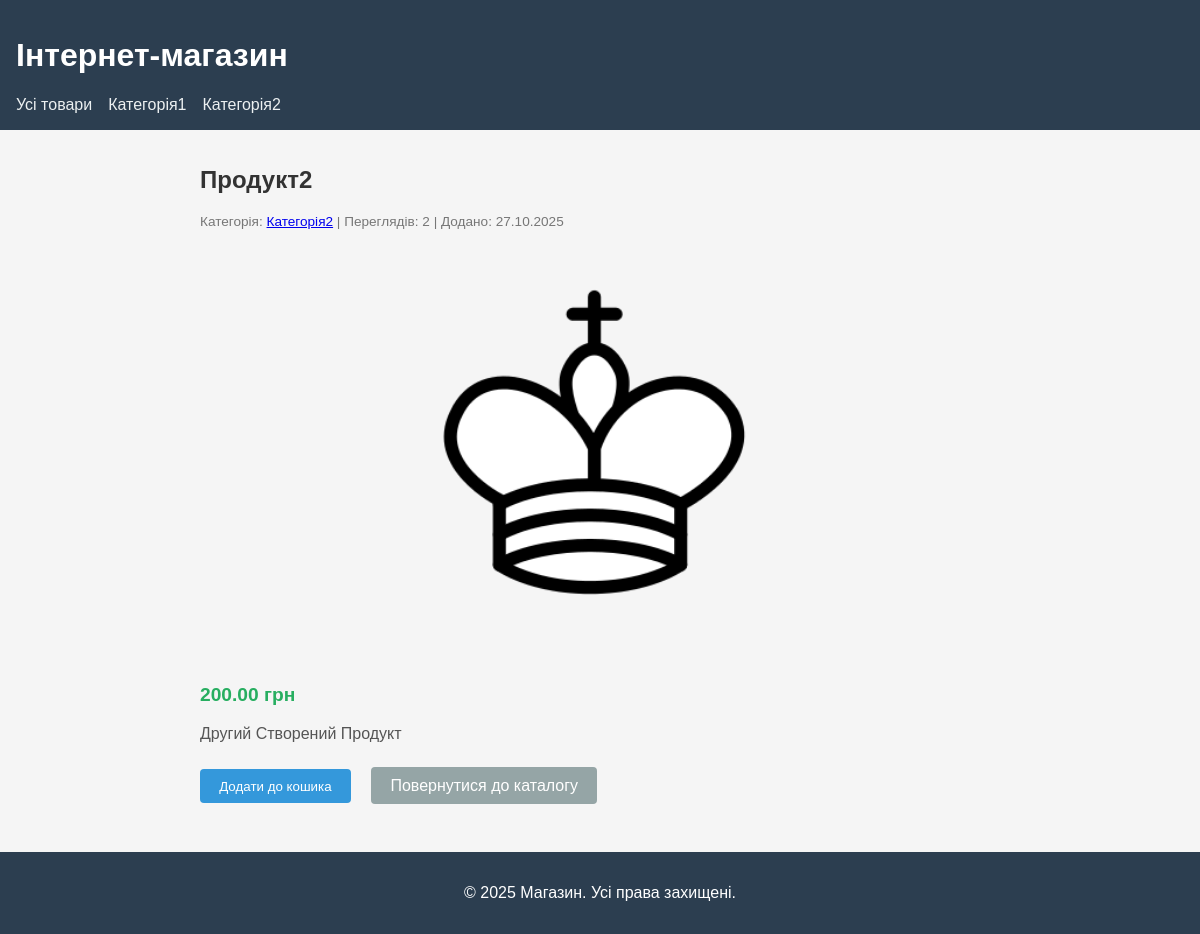
/product/2/produkt2/, run on the app's committed database.
### main/models.py (models this page shows, shortened)
class Category(models.Model):
    name = models.CharField(max_length=100, db_index=True)
    slug = models.SlugField(max_length=100, unique=True)
    description = models.TextField(blank=True)
    image = models.ImageField(upload_to='categories/', blank=True)
    is_active = models.BooleanField(default=True)
    class Meta:
        ordering = ['name']
        verbose_name = _('Категорія')
        verbose_name_plural = _('Категорії')
    def get_absolute_url(self):
        return reverse('main:product_list_by_category', args=[self.slug])

class Product(models.Model):
    name = models.CharField(max_length=200)
    slug = models.SlugField(max_length=200, unique=True)
    description = models.TextField()
    price = models.DecimalField(max_digits=10, decimal_places=2)
    created_at = models.DateTimeField(auto_now_add=True)
    updated_at = models.DateTimeField(auto_now=True)
    is_available = models.BooleanField(default=True)
    category = models.ForeignKey(Category, related_name='products', on_delete=models.CASCADE)
    image = models.ImageField(upload_to='products/%Y/%m/%d')
    views = models.IntegerField(default=0)
    featured = models.BooleanField(default=False)

### main/views.py (the view)
# urls.py: path('product/<int:id>/<slug:slug>/', views.product_detail, name='product_detail'),
def product_detail(request, id, slug):
    product = get_object_or_404(Product, id=id, slug=slug, is_available=True)
    product.views += 1
    product.save(update_fields=['views'])
    related_products = Product.objects.filter(
        category=product.category,
        is_available=True
    ).exclude(id=product.id)[:4]
    context = {
        'product': product,
        'related_products': related_products,
    }
    return render(request, 'main/product_detail.html', context)

### main/context_processors.py (called while the page is built)
def categories(request):
    return {
        'categories': Category.objects.filter(is_active=True)
    }

### templates/main/product_detail.html (shortened to what this page needs)
{% extends 'main/base.html' %}
{% block content %}
<article class="product-detail">
    <h1>{{ product.name }}</h1>
    <div class="meta">
        Категорія: <a href="{{ product.category.get_absolute_url }}">{{ product.category.name }}</a> |
        Переглядів: {{ product.views }} |
        Додано: {{ product.created_at|date:"d.m.Y" }}
    </div>
    {% if product.image %}
        <img src="{{ product.image.url }}" alt="{{ product.name }}" class="product-image">
    {% endif %}
    <p class="price">{{ product.price }} грн</p>
    <div class="description">
        {{ product.description|linebreaks }}
    </div>
    <div class="actions">
        <button class="btn">Додати до кошика</button>
        <a href="{% url 'main:product_list' %}" class="btn back">Повернутися до каталогу</a>
    </div>
</article>
{% endblock %}

### templates/main/base.html (shortened to what this page needs)
{% load static %}
<!DOCTYPE html>
<html lang="uk">
<head>
    <link rel="stylesheet" href="{% static 'css/style.css' %}">
</head>
<body>
    <header>
        <h1><a href="{% url 'main:product_list' %}">Інтернет-магазин</a></h1>
        <nav>
            <ul>
                <li><a href="{% url 'main:product_list' %}">Усі товари</a></li>
                {% for cat in categories %}
                    <li><a href="{{ cat.get_absolute_url }}">{{ cat.name }}</a></li>
                {% endfor %}
            </ul>
        </nav>
    </header>
    <main>
        {% block content %}{% endblock %}
    </main>
    <footer>
        <p>&copy; 2025 Магазин. Усі права захищені.</p>
    </footer>
</body>
</html>

### static/css/style.css (style rules this page uses)
* { box-sizing: border-box; }
body { font-family: Arial, sans-serif; margin: 0; padding: 0; background: #f5f5f5; color: #333; }
header { background: #2c3e50; color: white; padding: 1rem; }
header h1 a { color: white; text-decoration: none; }
nav ul { display: flex; list-style: none; padding: 0; margin: 0.5rem 0 0; flex-wrap: wrap; }
nav li { margin-right: 1rem; }
nav a { color: #ecf0f1; text-decoration: none; }
main { padding: 1rem; }
.price { font-size: 1.2rem; font-weight: bold; color: #27ae60; }
.description { margin: 0.5rem 0; color: #555; }
.meta { font-size: 0.85rem; color: #777; }
.product-detail { max-width: 800px; margin: 0 auto; }
.product-image { width: 100%; height: 400px; object-fit: contain; margin: 1rem 0; }
.actions { margin-top: 1.5rem; }
.btn { display: inline-block; padding: 0.6rem 1.2rem; background: #3498db; color: white; text-decoration: none; border: none; border-radius: 4px; cursor: pointer; margin-right: 1rem; }
.back { background: #95a5a6; }
footer { text-align: center; padding: 1rem; background: #2c3e50; color: white; margin-top: 2rem; }

### data on the page
Category: name "Категорія1"
Category: name "Категорія2"
Product: name "Продукт2", category.name "Категорія2", views "2", created_at "27.10.2025", image (picture), price "200.00", description "Другий Створений Продукт"
